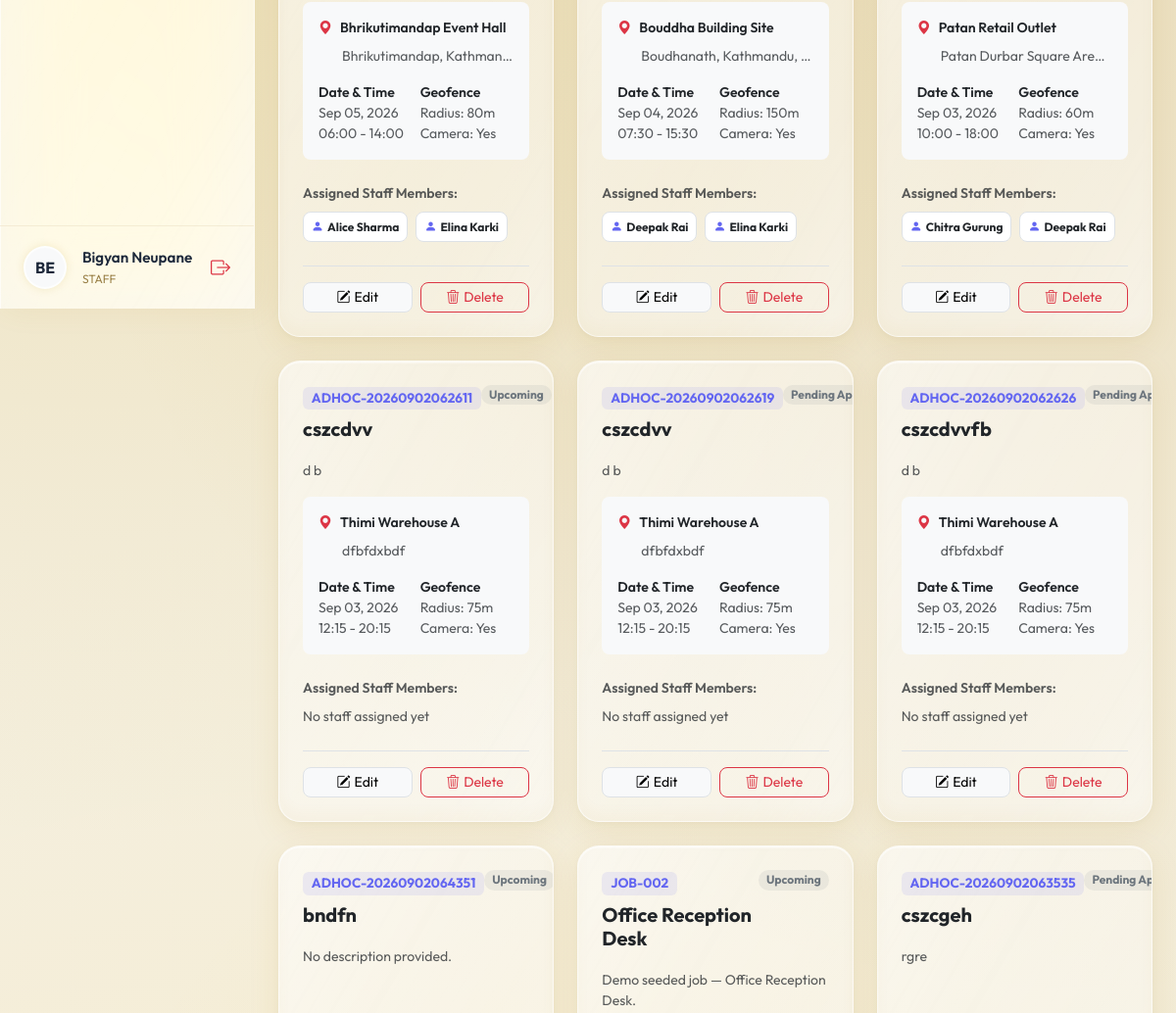
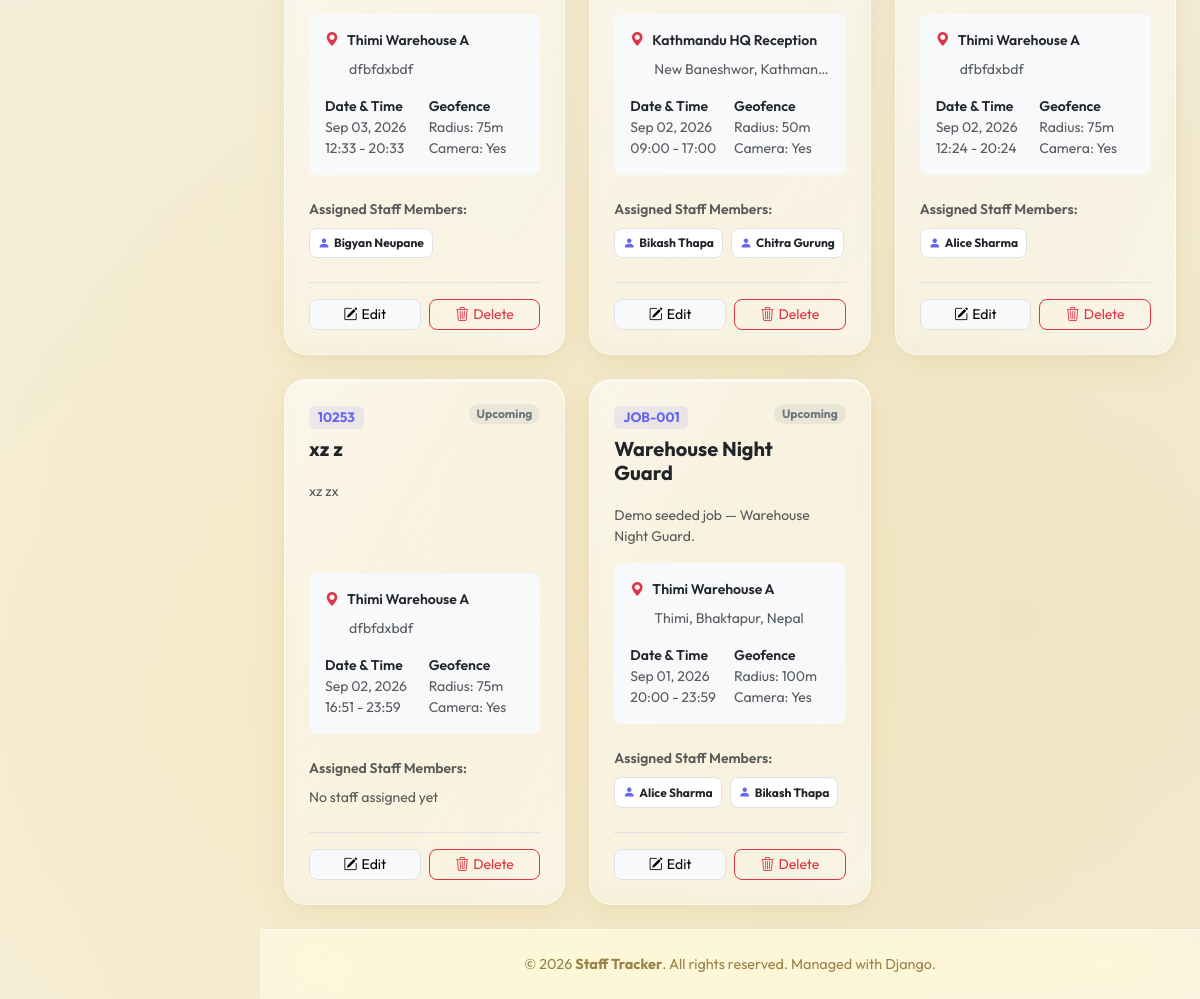
/jobs/ (signed in, lower part), run on an earlier commit of the app's database (2 pictures, top to bottom).
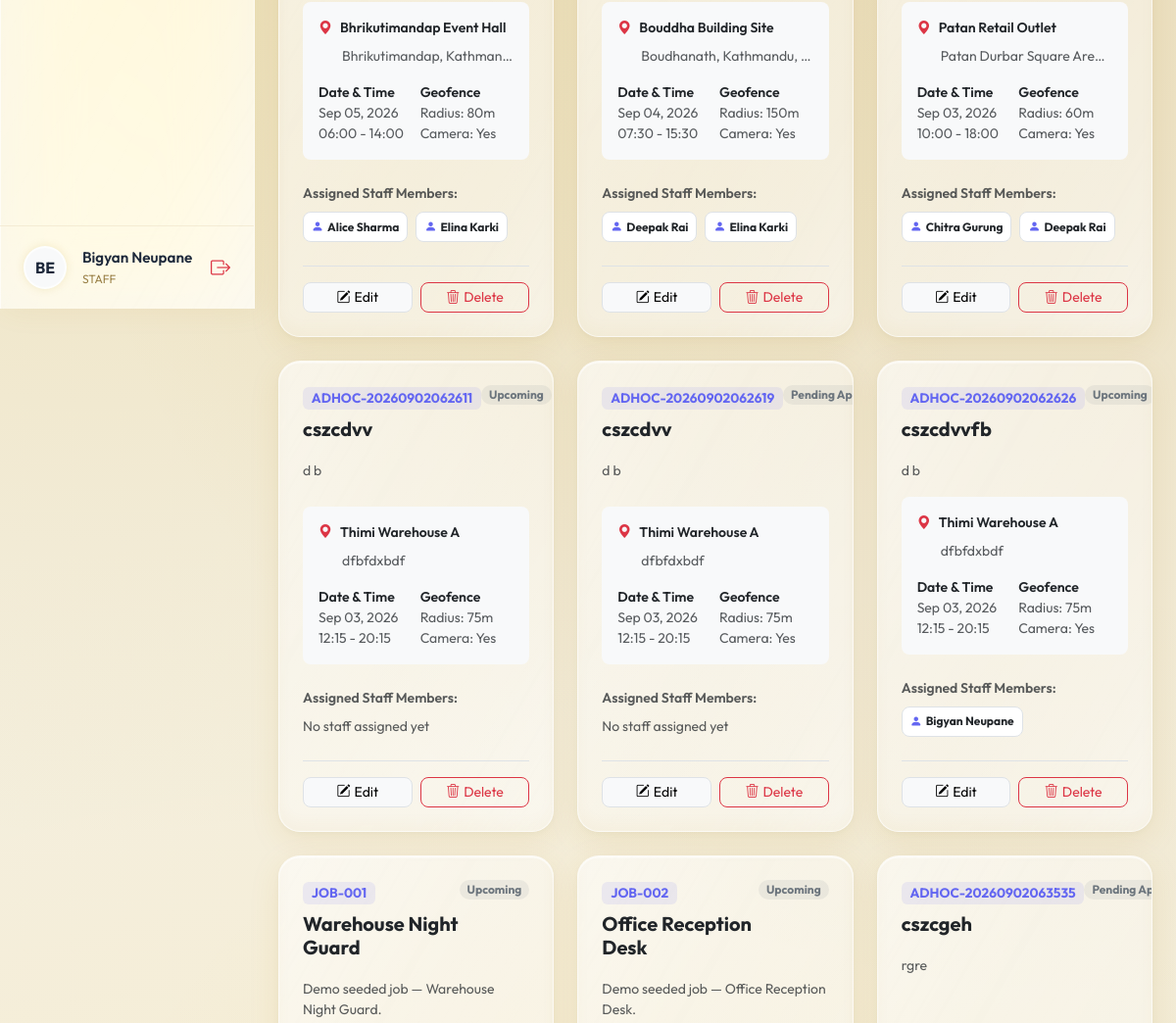
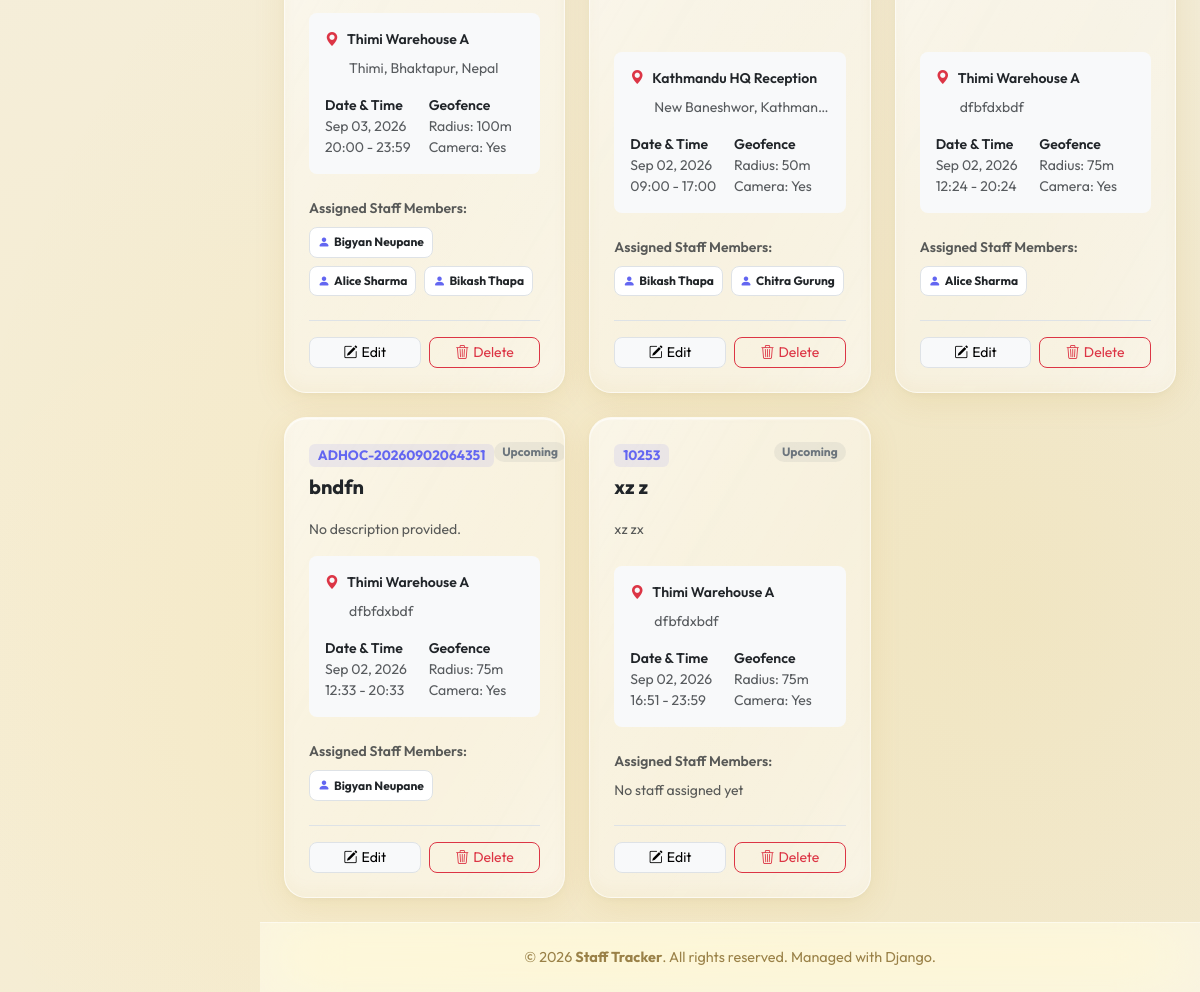
And on a later commit of the database (2 pictures, top to bottom).
### staff_app/models.py (models this page shows, shortened)
class Job(models.Model):
    STATUS_CHOICES = [
        ('UPCOMING', 'Upcoming'),
        ('CHECKED_IN', 'Checked In'),
        ('PENDING_APPROVAL', 'Pending Approval'),
        ('APPROVED', 'Approved'),
        ('REJECTED', 'Rejected'),
        ('COMPLETED', 'Completed'),
    ]
    title = models.CharField(max_length=200)
    code = models.CharField(max_length=50, unique=True)
    description = models.TextField(blank=True, null=True)
    instructions_json = models.TextField(default='[]', help_text='JSON list of instructions')
    site_name = models.CharField(max_length=200)
    address = models.TextField()
    lat = models.FloatField()
    lng = models.FloatField()
    geofence_radius = models.IntegerField(default=75) # in meters
    assigned_staff = models.ManyToManyField(
        User, through='JobAssignment', through_fields=('job', 'staff'),
        related_name='assigned_jobs', blank=True
    )
    start_time = models.TimeField()
    end_time = models.TimeField()
    date = models.DateField()
    require_selfie = models.BooleanField(default=True)
    require_checkout = models.BooleanField(default=True)
    status = models.CharField(max_length=30, choices=STATUS_CHOICES, default='UPCOMING')
    created_at = models.DateTimeField(auto_now_add=True)
    is_adhoc = models.BooleanField(default=False)
    requested_by = models.ForeignKey(User, on_delete=models.SET_NULL, null=True, blank=True, related_name='adhoc_job_requests')

class Profile(models.Model):
    ROLE_CHOICES = [
        ('STAFF', 'Staff'),
        ('ADMIN', 'Admin'),
        ('SUPER_ADMIN', 'Super Admin'),
    ]
    user = models.OneToOneField(User, on_delete=models.CASCADE, related_name='profile')
    role = models.CharField(max_length=20, choices=ROLE_CHOICES, default='STAFF')
    phone = models.CharField(max_length=20, blank=True, null=True)
    avatar = models.ImageField(upload_to='avatars/', blank=True, null=True)
    department = models.CharField(max_length=100, blank=True, null=True)
    joined_date = models.DateField(auto_now_add=True)
    visa_document = models.ImageField(upload_to='documents/visa/', blank=True, null=True)
    passport_document = models.ImageField(upload_to='documents/passport/', blank=True, null=True)
    photo_document = models.ImageField(upload_to='documents/photo/', blank=True, null=True)
    other_document = models.ImageField(upload_to='documents/other/', blank=True, null=True)

### staff_app/views.py (the view, shortened to what this page needs)
# urls.py: path("jobs/", views.job_list_view, name="job_list"),
@login_required
def job_list_view(request):
    search_query = request.GET.get('search', '')
    status_filter = request.GET.get('status', '')
    jobs = Job.objects.all()
    if status_filter:
        jobs = jobs.filter(status=status_filter)
    context = {
        'jobs': jobs.order_by('-date', 'start_time')
    }
    return render(request, 'job_list.html', context)

### templates/job_list.html (shortened to what this page needs)
{% extends 'base.html' %}
{% block content %}
<div class="row g-4">
    {% for job in jobs %}
        <div class="col-md-6 col-xl-4">
            <div class="card card-hover h-100 p-4 d-flex flex-column">
                <div class="d-flex justify-content-between align-items-start mb-3">
                    <div>
                        <span class="badge bg-indigo-light text-indigo fw-mono mb-2" style="font-size:0.85rem;">{{ job.code }}</span>
                        <h5 class="fw-bold mb-1 text-dark">{{ job.title }}</h5>
                    </div>
                    <span class="badge rounded-pill
                        {% if job.status == 'COMPLETED' %}bg-success-subtle text-success
                        {% elif job.status == 'CHECKED_IN' %}bg-info-subtle text-info
                        {% else %}bg-secondary-subtle text-secondary{% endif %} px-2">
                        {{ job.get_status_display }}
                    </span>
                </div>
                <p class="text-muted small mb-3 flex-grow-1">{{ job.description|truncatewords:20|default:"No description provided." }}</p>
                <div class="bg-light rounded-3 p-3 mb-4 small text-muted">
                    <div class="d-flex align-items-center gap-2 mb-2">
                        <i class="bi bi-geo-alt-fill text-danger"></i>
                        <span class="text-dark fw-semibold">{{ job.site_name }}</span>
                    </div>
                    <div class="text-truncate ps-4 mb-3" title="{{ job.address }}">{{ job.address }}</div>
                    <div class="row g-2">
                        <div class="col-6">
                            <div class="fw-semibold text-dark">Date & Time</div>
                            <div>{{ job.date|date:"M d, Y" }}</div>
                            <div>{{ job.start_time|time:"H:i" }} - {{ job.end_time|time:"H:i" }}</div>
                        </div>
                        <div class="col-6">
                            <div class="fw-semibold text-dark">Geofence</div>
                            <div>Radius: {{ job.geofence_radius }}m</div>
                            <div>Camera: {% if job.require_selfie %}Yes{% else %}No{% endif %}</div>
                        </div>
                    </div>
                </div>
                <div class="mb-4">
                    <div class="small fw-semibold text-muted mb-2">Assigned Staff Members:</div>
                    <div class="d-flex flex-wrap gap-2">
                        {% for staff in job.assigned_staff.all %}
                            <span class="badge bg-white text-dark border p-2 d-inline-flex align-items-center gap-1" style="border-radius: 8px;">
                                <i class="bi bi-person-fill text-indigo"></i>
                                {{ staff.get_full_name|default:staff.username }}
                            </span>
                        {% empty %}
                            <span class="text-muted small italic">No staff assigned yet</span>
                        {% endfor %}
                    </div>
                </div>
                <div class="d-flex gap-2 mt-auto border-top pt-3">
                    <a href="{% url 'job_update' job.pk %}" class="btn btn-sm btn-light border w-50 rounded-3">
                        <i class="bi bi-pencil-square me-1"></i>Edit
                    </a>
                    <a href="{% url 'job_delete' job.pk %}" class="btn btn-sm btn-outline-danger w-50 rounded-3">
                        <i class="bi bi-trash3 me-1"></i>Delete
                    </a>
                </div>
            </div>
        </div>
    {% endfor %}
</div>
{% endblock %}

### templates/base.html (shortened to what this page needs)
<!DOCTYPE html>
<html lang="en">
<head>
    <link href="https://cdn.jsdelivr.net/npm/bootstrap@5.3.2/dist/css/bootstrap.min.css" rel="stylesheet">
    <link href="https://cdn.jsdelivr.net/npm/bootstrap-icons@1.11.2/font/bootstrap-icons.min.css" rel="stylesheet">
    <link rel="stylesheet" href="https://unpkg.com/leaflet@1.9.4/dist/leaflet.css"/>
</head>
<body>
    {% if user.is_authenticated %}
    <div class="sidebar">
        <ul class="sidebar-menu">
        </ul>
        <div class="sidebar-user">
            {% if user.profile.avatar %}
                <img src="{{ user.profile.avatar.url }}" class="user-avatar" alt="Avatar">
            {% else %}
                <div class="user-avatar d-flex align-items-center justify-content-center bg-light text-gold fw-bold">
                    {{ user.username|slice:":2"|upper }}
                </div>
            {% endif %}
            <div class="user-info">
                <div class="user-name">{{ user.get_full_name|default:user.username }}</div>
                <div class="user-role">{{ user.profile.role }}</div>
            </div>
            <a href="{% url 'logout' %}" class="text-danger" title="Logout">
                <i class="bi bi-box-arrow-right fs-5"></i>
            </a>
        </div>
    </div>
    {% endif %}
    <div class="main-wrapper" style="{% if not user.is_authenticated %}margin-left: 0;{% endif %}">
        <div class="container-fluid p-4 animate-fade-in">
            {% block content %}{% endblock %}
        </div>
        <footer class="footer">
            &copy; 2026 <strong>{{ settings.company_name|default:"Staff Tracker" }}</strong>. All rights reserved. Managed with Django.
        </footer>
    </div>
</body>
</html>

What changed in the data, as far as the page shows it:
changed Job "cszcdvvfb": status "Pending…" → "Upcoming"; gains auth_user (username "BE", get_full_name "Bigyan Neupane", profile.role "STAFF"); no longer shows "No staff assigned yet"
changed Job "Warehouse Night Guard": date "Sep 01, 2026" → "Sep 03, 2026"; gains auth_user (username "BE", get_full_name "Bigyan Neupane", profile.role "STAFF"); moves up the list
changed Job "bndfn": date "Sep 03, 2026" → "Sep 02, 2026"; moves down the list
